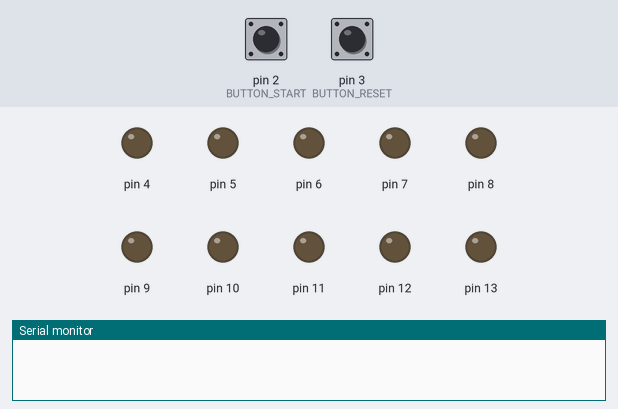
Simulated run of this sketch. Board: Arduino Uno, built with avr-gcc and run on an emulated ATmega328P. Parts: output pins drawn as LEDs (lit = HIGH), the last lines printed to the serial monitor. Dashed ring = blinking. The test bench sets the inputs (shaded band); at power-on: pin 2 (BUTTON_START) LOW, pin 3 (BUTTON_RESET) LOW.

Above: at 1.2 s.
1.3 s: pin 2 (BUTTON_START) pulled HIGH for 0.15 s
At 3.5 s:
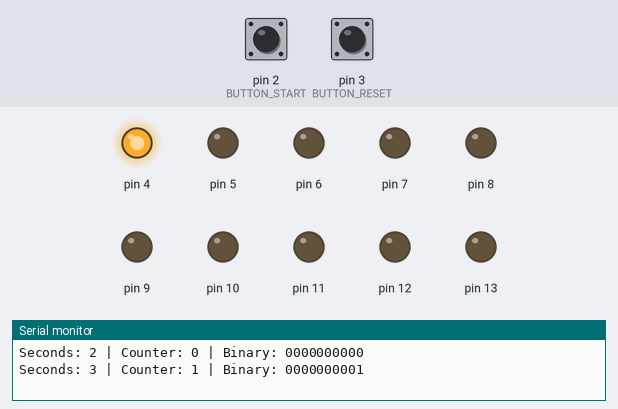
4.4 s: pin 2 (BUTTON_START) pulled HIGH for 1 s
At 5.5 s:
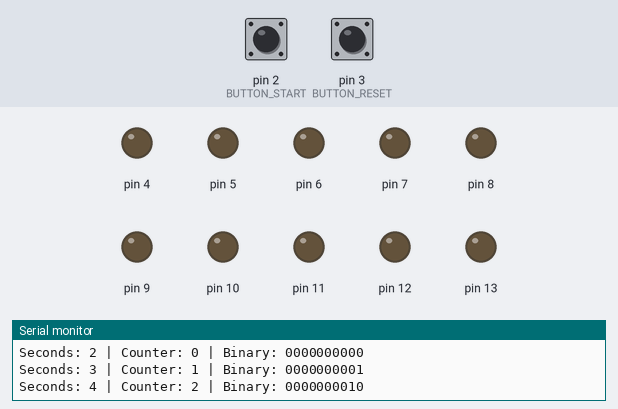
6.9 s: pin 2 (BUTTON_START) pulled HIGH for 0.15 s
At 7.8 s:
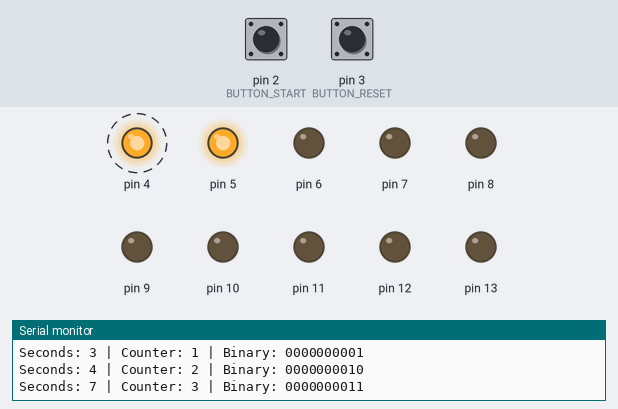
10.0 s: pin 2 (BUTTON_START) pulled HIGH for 3.2 s
At 11.0 s:
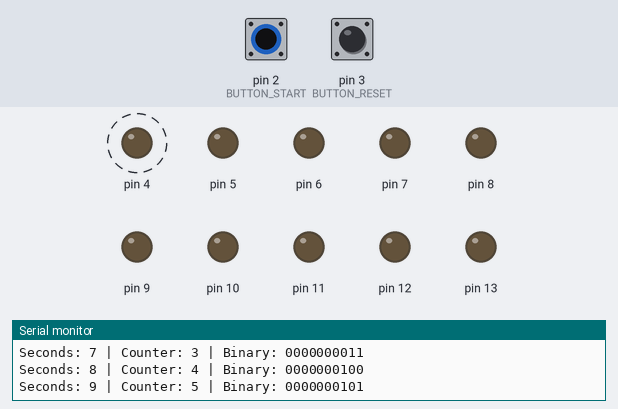
14.7 s: pin 2 (BUTTON_START) pulled HIGH for 0.15 s
At 16.8 s:
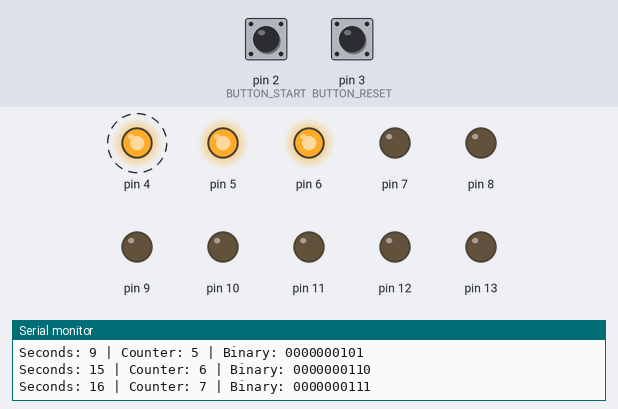
Timing chart, 0 to 30.6 s (numbered marks = the images above; inputs shaded):
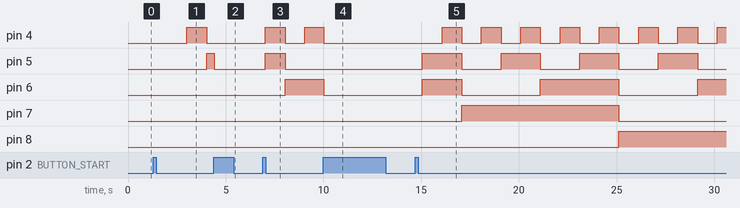

The sketch:

TP_01_SPD.ino
```cpp
/*
 *	Trabajo Práctico 1: Cronómetro Binario
 *
 *	Al iniciar la simulacion, todos los led deben comenzar apagados.
 *	Cada 1 segundo que transcurra, se deben encender los led
 *	de acuerdo al numero que representan.
 *
 *	Ejemplo:
 *
 *	El numero 15 (0000001111) se representaria encendiendo los
 *	leds AMARILLO y NARANJA.
 *	Al pasar al numero 16 (0000010000), se deben apagar todos
 *	los led anteriores y encenderse uno de los leds VERDES.
 *	Notese, en el ejemplo los 0 representan los led apagados
 *	y los 1 los led encendidos).
 *
 *	-------------------------------------------------------
 *
 *	Al presionarse el boton START, debe iniciar el cronometro.
 *	Volver a presionarlo hace que la secuencia se detenga.
 *  (Como si se hubiese presionado pausa).
 *	Al presionarse el boton RESET, el cronometro
 *	debe reiniciarse y arrancar de 0.
 *
 *	Tip: Modularizar la función que controla el encendido de los
 *	LEDS y de ser posible, todo el código para evitar repetir lineas lo mas posible.
 *  Usar millis para controlar el tiempo del contador para que el cambio de los
 *	leds encendidos sea perceptible para el ojo humano y
 *	documentar cada función creada en el código.
 *	Un breve comentario que diga que es lo que hace esa función
 *  y de corresponder, que retorna).
*/

//##### Una Ayudita #####
//--- Defines ---//
#define ZERO_TO_HERO 0          //? To start the counter from 0
#define BUTTON_START 2
#define BUTTON_RESET 3
#define FIRST_LED 4             //? First pin of the leds
#define LAST_LED 13             //? Last pin of the leds
#define BASE_MILLI_SECONDS 1000 //? Secods expresed in miliseconds
#define MAX_SECONDS 1023
#define TAM 10
//--- End Defines ---//

//! Variables Area
short cont = ZERO_TO_HERO;
int array[TAM];
int button_reset_before = LOW;
int button_start_before = LOW;
int button_start_flag = 0;
unsigned long millis_before = 0;
int flagEnd = 0; // Marca cuando finaliza el programa
int appTimer = 0;

/*
 * brief: Setea los pines como INPUT o OUTPUT
 * return: void
*/
void set_pins()
{
  pinMode(BUTTON_START, INPUT);
  pinMode(BUTTON_RESET, INPUT);
  for(int i = FIRST_LED; i <= LAST_LED; i++)
  {
  	pinMode(i, OUTPUT);
    digitalWrite(i, LOW);
  };
}

/*
 * brief: Establece todos los espacios del array en 0
 * param: int array[]
 * return: void
*/
void start_array(int array[])
{
  for(int i = 0; i <= TAM-1; i++)
  {
    array[i] = 0;
  }
}

/*
 * brief: Transcribe un numero de decimal a binario y lo copia a un array
 * param: int number
 * param: int array[]
 * return: void
*/
void decimal_to_BIN(int number, int arrayBin[])
{
	int endIndex = TAM - 1;
  	int numBin = 0;

  	while(number > 0)
    {
      	numBin = number % 2;
      	number /= 2;

      	arrayBin[endIndex] = numBin;
      	endIndex--;

    }

}

/*
 * brief: Printea la información que establece el contador.
 * return: void
*/
void print_array()
{
  	Serial.print("Seconds: ");
  	Serial.print(appTimer);
 	Serial.print(" | Counter: ");
  	Serial.print(cont);
  	Serial.print(" | Binary: ");
  	for(int i = 0; i <= TAM-1; i++)
    {
      Serial.print(array[i]);
    }
  	Serial.println("");
}

/*
 * brief: Establece la energia de los pines en LOW
 * return: void
*/
void shutdown_leds()
{
	for (int i = FIRST_LED; i <= LAST_LED; i++)
    {
        digitalWrite(i, LOW);
    }
}

/*
 * brief: Establece la energia de ciertos pines según el array ingresado
 * param: int array[]
 * return: void
*/
void show_leds(int array[])
{

  int array_iter = TAM-1;

  for(int i = FIRST_LED; i <= LAST_LED; i++)
  {
    digitalWrite(i, array[array_iter]);
    array_iter--;
  }
}

/*
 * brief: Resetea el contador, incluye un Antirebote del botón
 * return: void
*/
void reset_cont()
{
  int button_now = digitalRead(BUTTON_RESET);
    // Anti rebote
    if (button_now == HIGH && button_reset_before == LOW)
    {
        cont = ZERO_TO_HERO;
    }

    button_reset_before = button_now;
}

/*
 * brief: Establece el inicio / pausa / continuación del contador
 * return: void
*/
void start_count()
{
  int button_now = digitalRead(BUTTON_START);
    // Anti rebote
    if (button_now == HIGH && button_start_before == LOW)
    {
        if(button_start_flag == 1)
        {
          // Las luces se apagan al pausar, para desactivar esta config, comentar la linea 150.
          shutdown_leds();
          button_start_flag = 0;
        }
      	else
        {
          button_start_flag = 1;
        }
    }

    button_start_before = button_now;
}

/*
 * brief: Realiza un proceso cada 1000ms
 * return: void
*/
void sequence()
{
    unsigned long millis_now = millis(); // 3000
    if (millis_now - millis_before >= BASE_MILLI_SECONDS)
    {
      	appTimer++;
      	// Inicio de secuencia

      	if(cont <= MAX_SECONDS && flagEnd == 0)
        {
          if(button_start_flag == 1)
          {
            start_array(array);
            decimal_to_BIN(cont, array);
            shutdown_leds();
            show_leds(array);
            print_array();
            cont++;
          }
        }
        else
        {
          flagEnd == 1;
        }

      	// Fin de secuencia

        millis_before = millis_now; // MB = 2000
    }
}

void setup()
{

  Serial.begin(9600);
  set_pins();
}

void loop()
{
  	sequence();
  	reset_cont();
  	start_count();

  	delay(7); // Delay permitido
}
```

Measured:
- after the input at 1.3 s, pin 4: LOW → HIGH after 1.7 s, → LOW 1.0 s later; pin 5: LOW → HIGH after 2.7 s
- after the input at 4.4 s, pin 4: stays LOW (without the input it goes to HIGH after 0.62 s); pin 5: HIGH → LOW after 0.01 s instead of 1.6 s; pin 6: stays LOW (without the input it goes to HIGH after 1.6 s)
- after the input at 6.9 s, pin 4: LOW → HIGH after 0.13 s, → LOW 1.0 s later, → HIGH 1.0 s later; pin 5: LOW → HIGH after 0.13 s, → LOW 1.0 s later; pin 6: LOW → HIGH after 1.1 s
- after the input at 10.0 s, pin 5: stays LOW (without the input it goes to HIGH after 0.05 s); pin 6: HIGH → LOW after 0.01 s instead of 2.1 s; pin 7: stays LOW (without the input it goes to HIGH after 2.1 s)
- after the input at 14.7 s, pin 4: alternates HIGH for 1.0 s and LOW for 1.0 s, starting after 1.4 s; pin 5: alternates HIGH for 2.0 s and LOW for 2.0 s, starting after 0.37 s; pin 6: goes HIGH 2.0 s, LOW 4.0 s, HIGH 4.0 s, LOW 4.0 s, then HIGH, starting after 0.37 s; pin 7: LOW → HIGH after 2.4 s, → LOW 8.0 s later; pin 8: LOW → HIGH after 10.4 s
